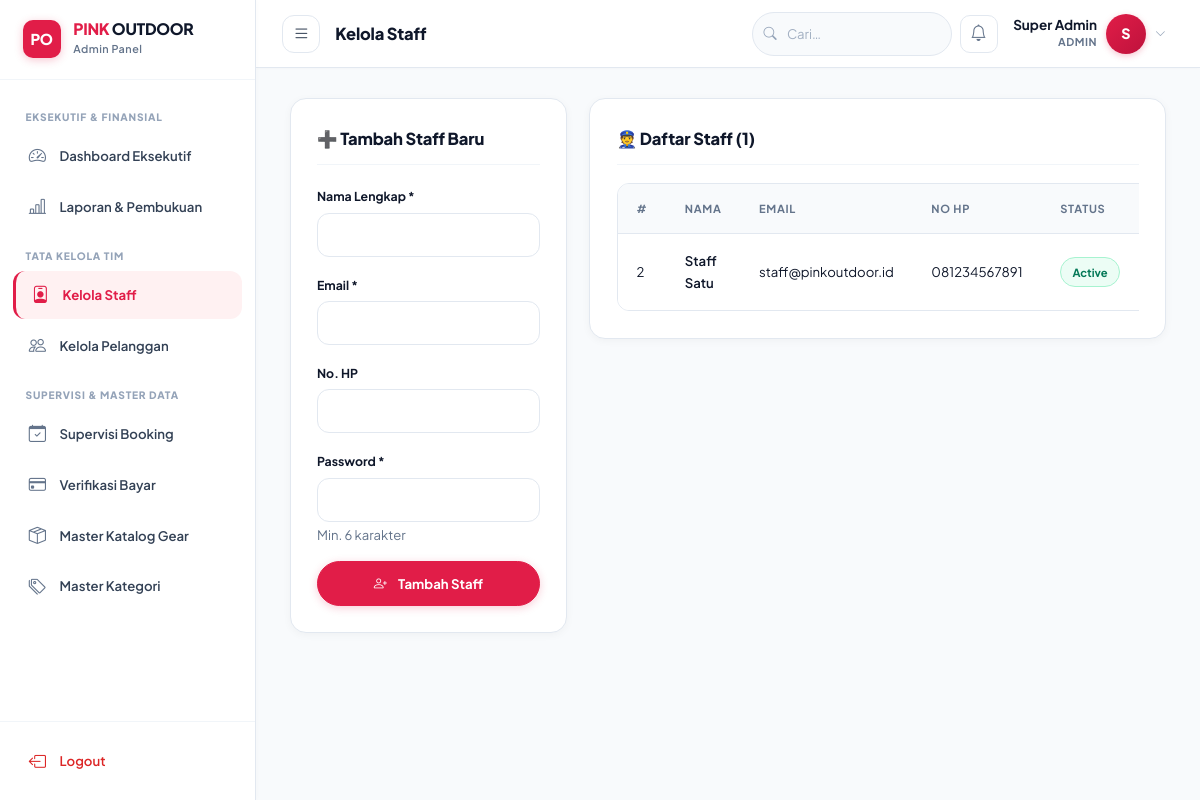
The page /admin/staff.php (signed in) on the database its author committed.
### tables this page shows
CREATE TABLE IF NOT EXISTS `users` (
  `id`         INT(11) NOT NULL AUTO_INCREMENT,
  `name`       VARCHAR(100) NOT NULL,
  `email`      VARCHAR(100) NOT NULL UNIQUE,
  `phone`      VARCHAR(20) DEFAULT NULL,
  `address`    TEXT DEFAULT NULL,
  `password`   VARCHAR(255) NOT NULL,
  `role`       ENUM('admin','staff','user') NOT NULL DEFAULT 'user',
  `avatar`     VARCHAR(255) DEFAULT 'default.png',
  `status`     ENUM('active','inactive') NOT NULL DEFAULT 'active',
  `created_at` TIMESTAMP DEFAULT CURRENT_TIMESTAMP,
  `updated_at` TIMESTAMP DEFAULT CURRENT_TIMESTAMP ON UPDATE CURRENT_TIMESTAMP,
  PRIMARY KEY (`id`)
);

### admin/staff.php (the view, shortened to what this page needs)
<?php
require_once '../config/config.php';
$staffList = $conn->query("SELECT * FROM users WHERE role = 'staff' ORDER BY created_at DESC")->fetch_all(MYSQLI_ASSOC);
include '../config/partials/head.php';
?>
<div class="d-flex">
  <?php include '../config/partials/sidebar_admin.php'; ?>
  <div class="dashboard-wrapper flex-grow-1">
    <?php include '../config/partials/topbar.php'; ?>
    <div class="dashboard-content">
      <div class="row g-4">
        <div class="col-lg-4">
          <div class="section-card">
            <div class="section-title">➕ Tambah Staff Baru</div>
            <form method="POST">
              <div class="mb-3">
                <label class="form-label">Nama Lengkap *</label>
                <input type="text" name="name" class="form-control" required>
              </div>
              <div class="mb-3">
                <label class="form-label">Email *</label>
                <input type="email" name="email" class="form-control" required>
              </div>
              <div class="mb-3">
                <label class="form-label">No. HP</label>
                <input type="tel" name="phone" class="form-control">
              </div>
              <div class="mb-3">
                <label class="form-label">Password *</label>
                <input type="password" name="password" class="form-control" required minlength="6">
                <small class="text-muted">Min. 6 karakter</small>
              </div>
              <button type="submit" class="btn-pink w-100">
                <i class="bi bi-person-plus me-1"></i>Tambah Staff
              </button>
            </form>
          </div>
        </div>
        <div class="col-lg-8">
          <div class="section-card">
            <div class="section-title">👮 Daftar Staff (<?= count($staffList) ?>)</div>
            <div class="table-responsive">
              <table class="table table-custom table-hover mb-0">
                <thead>
                  <tr><th>#</th><th>Nama</th><th>Email</th><th>No HP</th><th>Status</th><th>Dibuat</th><th>Aksi</th></tr>
                </thead>
                <tbody>
                  <?php foreach ($staffList as $s): ?>
                  <tr>
                    <td><?= (int)$s['id'] ?></td>
                    <td class="fw-600"><?= htmlspecialchars($s['name']) ?></td>
                    <td><?= htmlspecialchars($s['email']) ?></td>
                    <td><?= htmlspecialchars($s['phone'] ?? '-') ?></td>
                    <td><span class="badge-<?= $s['status'] === 'active' ? 'active' : 'cancelled' ?>"><?= ucfirst($s['status']) ?></span></td>
                  </tr>
                  <?php endforeach; ?>
                </tbody>
              </table>
            </div>
          </div>
        </div>
      </div>
    </div>
  </div>
</div>
<?php include '../config/partials/scripts.php'; ?>

### rows shown on the page
users: id "2", name "Staff Satu", email "staff@pinkoutdoor.id", phone "081234567891", status "Active"

### other values the page prints
$pageTitle "Kelola Staff"
getUserName() "Super Admin"
getRole() "ADMIN"
substr(getUserName(), 0, 1) "S"
count($staffList) "1"
